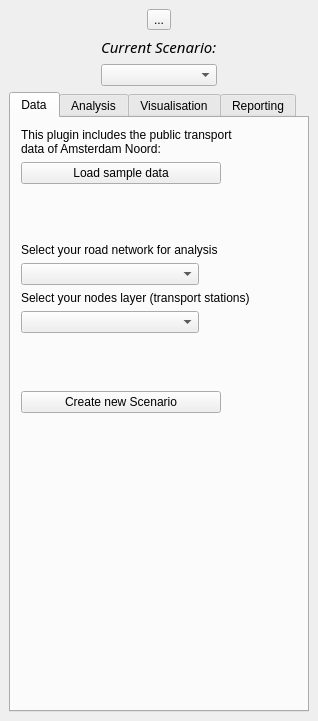
<?xml version="1.0" encoding="UTF-8"?>
<ui version="4.0">
 <class>SpatialDecisionDockWidgetBase</class>
 <widget class="QDockWidget" name="SpatialDecisionDockWidgetBase">
  <property name="geometry">
   <rect>
    <x>0</x>
    <y>0</y>
    <width>318</width>
    <height>721</height>
   </rect>
  </property>
  <property name="sizePolicy">
   <sizepolicy hsizetype="Fixed" vsizetype="Expanding">
    <horstretch>0</horstretch>
    <verstretch>0</verstretch>
   </sizepolicy>
  </property>
  <property name="minimumSize">
   <size>
    <width>300</width>
    <height>503</height>
   </size>
  </property>
  <property name="acceptDrops">
   <bool>false</bool>
  </property>
  <property name="styleSheet">
   <string notr="true">background=rgb(255, 255, 255)</string>
  </property>
  <property name="windowTitle">
   <string>PASCAL</string>
  </property>
  <widget class="QWidget" name="dockWidgetContents">
   <layout class="QVBoxLayout" name="verticalLayout_3">
    <item>
     <layout class="QHBoxLayout" name="horizontalLayout">
      <item>
       <spacer name="horizontalSpacer">
        <property name="orientation">
         <enum>Qt::Horizontal</enum>
        </property>
        <property name="sizeHint" stdset="0">
         <size>
          <width>40</width>
          <height>20</height>
         </size>
        </property>
       </spacer>
      </item>
      <item>
       <widget class="QToolButton" name="bigiconButton">
        <property name="text">
         <string>...</string>
        </property>
        <property name="iconSize">
         <size>
          <width>300</width>
          <height>76</height>
         </size>
        </property>
       </widget>
      </item>
      <item>
       <spacer name="horizontalSpacer_2">
        <property name="orientation">
         <enum>Qt::Horizontal</enum>
        </property>
        <property name="sizeHint" stdset="0">
         <size>
          <width>40</width>
          <height>20</height>
         </size>
        </property>
       </spacer>
      </item>
     </layout>
    </item>
    <item>
     <layout class="QHBoxLayout" name="horizontalLayout_2">
      <item>
       <spacer name="horizontalSpacer_4">
        <property name="orientation">
         <enum>Qt::Horizontal</enum>
        </property>
        <property name="sizeHint" stdset="0">
         <size>
          <width>40</width>
          <height>20</height>
         </size>
        </property>
       </spacer>
      </item>
      <item>
       <layout class="QVBoxLayout" name="verticalLayout_2">
        <item>
         <widget class="QLabel" name="label_2">
          <property name="font">
           <font>
            <family>Trebuchet MS</family>
            <pointsize>11</pointsize>
            <weight>50</weight>
            <italic>true</italic>
            <bold>false</bold>
           </font>
          </property>
          <property name="styleSheet">
           <string notr="true">font: italic 11pt &quot;Trebuchet MS&quot;;
</string>
          </property>
          <property name="text">
           <string>Current Scenario:</string>
          </property>
         </widget>
        </item>
        <item>
         <widget class="QComboBox" name="scenarioCombo">
          <property name="sizePolicy">
           <sizepolicy hsizetype="Expanding" vsizetype="Fixed">
            <horstretch>0</horstretch>
            <verstretch>0</verstretch>
           </sizepolicy>
          </property>
          <property name="styleSheet">
           <string notr="true">font: 9pt &quot;Trebuchet MS&quot;;</string>
          </property>
         </widget>
        </item>
       </layout>
      </item>
      <item>
       <spacer name="horizontalSpacer_3">
        <property name="orientation">
         <enum>Qt::Horizontal</enum>
        </property>
        <property name="sizeHint" stdset="0">
         <size>
          <width>40</width>
          <height>20</height>
         </size>
        </property>
       </spacer>
      </item>
     </layout>
    </item>
    <item>
     <widget class="QTabWidget" name="sampleWidgets">
      <property name="sizePolicy">
       <sizepolicy hsizetype="Ignored" vsizetype="Expanding">
        <horstretch>0</horstretch>
        <verstretch>0</verstretch>
       </sizepolicy>
      </property>
      <property name="minimumSize">
       <size>
        <width>260</width>
        <height>0</height>
       </size>
      </property>
      <property name="styleSheet">
       <string notr="true">font: 9pt &quot;Trebuchet MS&quot;;</string>
      </property>
      <property name="currentIndex">
       <number>0</number>
      </property>
      <widget class="QWidget" name="dataTab">
       <attribute name="title">
        <string>Data</string>
       </attribute>
       <widget class="QWidget" name="layoutWidget">
        <property name="geometry">
         <rect>
          <x>10</x>
          <y>10</y>
          <width>312</width>
          <height>285</height>
         </rect>
        </property>
        <layout class="QVBoxLayout" name="verticalLayout_4">
         <item>
          <widget class="QLabel" name="label_3">
           <property name="sizePolicy">
            <sizepolicy hsizetype="Minimum" vsizetype="Preferred">
             <horstretch>0</horstretch>
             <verstretch>0</verstretch>
            </sizepolicy>
           </property>
           <property name="minimumSize">
            <size>
             <width>300</width>
             <height>0</height>
            </size>
           </property>
           <property name="styleSheet">
            <string notr="true">font: &quot;Trebuchet MS&quot;;</string>
           </property>
           <property name="text">
            <string>&lt;html&gt;&lt;head/&gt;&lt;body&gt;&lt;p&gt;This plugin includes the public transport &lt;br/&gt;data of Amsterdam Noord:&lt;/p&gt;&lt;/body&gt;&lt;/html&gt;</string>
           </property>
          </widget>
         </item>
         <item>
          <widget class="QPushButton" name="loadAmsterdamNoordButton">
           <property name="sizePolicy">
            <sizepolicy hsizetype="Fixed" vsizetype="Fixed">
             <horstretch>0</horstretch>
             <verstretch>0</verstretch>
            </sizepolicy>
           </property>
           <property name="minimumSize">
            <size>
             <width>200</width>
             <height>0</height>
            </size>
           </property>
           <property name="styleSheet">
            <string notr="true">font: 75 bold italic&quot;Trebuchet MS&quot;;</string>
           </property>
           <property name="text">
            <string>Load sample data</string>
           </property>
          </widget>
         </item>
         <item>
          <spacer name="verticalSpacer_2">
           <property name="orientation">
            <enum>Qt::Vertical</enum>
           </property>
           <property name="sizeHint" stdset="0">
            <size>
             <width>20</width>
             <height>28</height>
            </size>
           </property>
          </spacer>
         </item>
         <item>
          <widget class="QLabel" name="label_4">
           <property name="sizePolicy">
            <sizepolicy hsizetype="Minimum" vsizetype="Preferred">
             <horstretch>0</horstretch>
             <verstretch>0</verstretch>
            </sizepolicy>
           </property>
           <property name="styleSheet">
            <string notr="true">font: &quot;Trebuchet MS&quot;;</string>
           </property>
           <property name="text">
            <string>Select your road network for analysis</string>
           </property>
          </widget>
         </item>
         <item>
          <widget class="QComboBox" name="selectNetworkCombo">
           <property name="sizePolicy">
            <sizepolicy hsizetype="Fixed" vsizetype="Fixed">
             <horstretch>0</horstretch>
             <verstretch>0</verstretch>
            </sizepolicy>
           </property>
           <property name="minimumSize">
            <size>
             <width>178</width>
             <height>0</height>
            </size>
           </property>
           <property name="mouseTracking">
            <bool>false</bool>
           </property>
           <property name="acceptDrops">
            <bool>false</bool>
           </property>
           <property name="styleSheet">
            <string notr="true">font: &quot;Trebuchet MS&quot;;</string>
           </property>
           <property name="editable">
            <bool>false</bool>
           </property>
          </widget>
         </item>
         <item>
          <widget class="QLabel" name="label_5">
           <property name="sizePolicy">
            <sizepolicy hsizetype="Minimum" vsizetype="Minimum">
             <horstretch>0</horstretch>
             <verstretch>0</verstretch>
            </sizepolicy>
           </property>
           <property name="styleSheet">
            <string notr="true">font: &quot;Trebuchet MS&quot;;</string>
           </property>
           <property name="text">
            <string>Select your nodes layer (transport stations)</string>
           </property>
          </widget>
         </item>
         <item>
          <widget class="QComboBox" name="selectNodeCombo">
           <property name="sizePolicy">
            <sizepolicy hsizetype="Fixed" vsizetype="Fixed">
             <horstretch>0</horstretch>
             <verstretch>0</verstretch>
            </sizepolicy>
           </property>
           <property name="minimumSize">
            <size>
             <width>178</width>
             <height>0</height>
            </size>
           </property>
           <property name="styleSheet">
            <string notr="true">font: &quot;Trebuchet MS&quot;;</string>
           </property>
          </widget>
         </item>
         <item>
          <spacer name="verticalSpacer_3">
           <property name="orientation">
            <enum>Qt::Vertical</enum>
           </property>
           <property name="sizeHint" stdset="0">
            <size>
             <width>20</width>
             <height>28</height>
            </size>
           </property>
          </spacer>
         </item>
         <item>
          <widget class="QPushButton" name="createScenarioButton">
           <property name="sizePolicy">
            <sizepolicy hsizetype="Fixed" vsizetype="Fixed">
             <horstretch>0</horstretch>
             <verstretch>0</verstretch>
            </sizepolicy>
           </property>
           <property name="minimumSize">
            <size>
             <width>200</width>
             <height>0</height>
            </size>
           </property>
           <property name="styleSheet">
            <string notr="true">font: 75 bold italic &quot;Trebuchet MS&quot;;</string>
           </property>
           <property name="text">
            <string>Create new Scenario</string>
           </property>
          </widget>
         </item>
        </layout>
       </widget>
      </widget>
      <widget class="QWidget" name="analysisTab">
       <attribute name="title">
        <string>Analysis</string>
       </attribute>
       <widget class="QLabel" name="label">
        <property name="geometry">
         <rect>
          <x>15</x>
          <y>268</y>
          <width>16</width>
          <height>16</height>
         </rect>
        </property>
        <property name="text">
         <string/>
        </property>
       </widget>
       <widget class="QWidget" name="layoutWidget">
        <property name="geometry">
         <rect>
          <x>11</x>
          <y>11</y>
          <width>254</width>
          <height>291</height>
         </rect>
        </property>
        <layout class="QVBoxLayout" name="verticalLayout_5">
         <item>
          <layout class="QVBoxLayout" name="verticalLayout_7">
           <item>
            <widget class="QLabel" name="label_10">
             <property name="sizePolicy">
              <sizepolicy hsizetype="Expanding" vsizetype="Preferred">
               <horstretch>0</horstretch>
               <verstretch>0</verstretch>
              </sizepolicy>
             </property>
             <property name="styleSheet">
              <string notr="true">font: 9pt &quot;Trebuchet MS&quot;;</string>
             </property>
             <property name="text">
              <string>&lt;html&gt;&lt;head/&gt;&lt;body&gt;&lt;p&gt;Calculate walking distance from all transport stations&lt;br/&gt;for your current scenario. Est. processing time 30s.&lt;/p&gt;&lt;/body&gt;&lt;/html&gt;</string>
             </property>
            </widget>
           </item>
           <item>
            <layout class="QHBoxLayout" name="horizontalLayout_6">
             <item>
              <widget class="QPushButton" name="stationDistanceButton">
               <property name="sizePolicy">
                <sizepolicy hsizetype="Preferred" vsizetype="Preferred">
                 <horstretch>0</horstretch>
                 <verstretch>0</verstretch>
                </sizepolicy>
               </property>
               <property name="minimumSize">
                <size>
                 <width>0</width>
                 <height>0</height>
                </size>
               </property>
               <property name="styleSheet">
                <string notr="true">font: 9pt &quot;Trebuchet MS&quot;;</string>
               </property>
               <property name="text">
                <string>Create distance layer</string>
               </property>
              </widget>
             </item>
            </layout>
           </item>
          </layout>
         </item>
         <item>
          <spacer name="verticalSpacer">
           <property name="orientation">
            <enum>Qt::Vertical</enum>
           </property>
           <property name="sizeHint" stdset="0">
            <size>
             <width>20</width>
             <height>68</height>
            </size>
           </property>
          </spacer>
         </item>
         <item>
          <layout class="QFormLayout" name="formLayout">
           <item row="0" column="0" colspan="2">
            <widget class="QLabel" name="label_9">
             <property name="sizePolicy">
              <sizepolicy hsizetype="Fixed" vsizetype="Preferred">
               <horstretch>0</horstretch>
               <verstretch>0</verstretch>
              </sizepolicy>
             </property>
             <property name="minimumSize">
              <size>
               <width>250</width>
               <height>0</height>
              </size>
             </property>
             <property name="maximumSize">
              <size>
               <width>16777215</width>
               <height>16777215</height>
              </size>
             </property>
             <property name="font">
              <font>
               <family>Trebuchet MS</family>
               <pointsize>10</pointsize>
               <weight>50</weight>
               <italic>true</italic>
               <bold>false</bold>
              </font>
             </property>
             <property name="styleSheet">
              <string notr="true">font: italic 10pt &quot;Trebuchet MS&quot;;</string>
             </property>
             <property name="text">
              <string>&lt;html&gt;&lt;head/&gt;&lt;body&gt;&lt;p&gt;To add a new node:&lt;/p&gt;&lt;/body&gt;&lt;/html&gt;</string>
             </property>
             <property name="alignment">
              <set>Qt::AlignCenter</set>
             </property>
            </widget>
           </item>
           <item row="2" column="0">
            <widget class="QLabel" name="label_6">
             <property name="text">
              <string>1.</string>
             </property>
            </widget>
           </item>
           <item row="2" column="1">
            <widget class="QComboBox" name="selectTransportCombo">
             <property name="enabled">
              <bool>true</bool>
             </property>
             <property name="sizePolicy">
              <sizepolicy hsizetype="Expanding" vsizetype="Fixed">
               <horstretch>0</horstretch>
               <verstretch>0</verstretch>
              </sizepolicy>
             </property>
             <property name="minimumSize">
              <size>
               <width>0</width>
               <height>0</height>
              </size>
             </property>
             <property name="styleSheet">
              <string notr="true">font: 9pt &quot;Trebuchet MS&quot;;
</string>
             </property>
             <item>
              <property name="text">
               <string>Select mode of transport</string>
              </property>
             </item>
             <item>
              <property name="text">
               <string>bus</string>
              </property>
             </item>
             <item>
              <property name="text">
               <string>tram</string>
              </property>
             </item>
             <item>
              <property name="text">
               <string>rail</string>
              </property>
             </item>
             <item>
              <property name="text">
               <string>metro</string>
              </property>
             </item>
             <item>
              <property name="text">
               <string>ferry</string>
              </property>
             </item>
            </widget>
           </item>
           <item row="4" column="0">
            <widget class="QLabel" name="label_7">
             <property name="text">
              <string>2.</string>
             </property>
            </widget>
           </item>
           <item row="4" column="1">
            <widget class="QLineEdit" name="stopNameEdit">
             <property name="sizePolicy">
              <sizepolicy hsizetype="Expanding" vsizetype="Fixed">
               <horstretch>0</horstretch>
               <verstretch>0</verstretch>
              </sizepolicy>
             </property>
             <property name="minimumSize">
              <size>
               <width>200</width>
               <height>0</height>
              </size>
             </property>
             <property name="styleSheet">
              <string notr="true">font: 9pt &quot;Trebuchet MS&quot;;</string>
             </property>
             <property name="text">
              <string>&lt;Enter name of node&gt;</string>
             </property>
            </widget>
           </item>
           <item row="6" column="0">
            <widget class="QLabel" name="label_8">
             <property name="text">
              <string>3.</string>
             </property>
            </widget>
           </item>
           <item row="6" column="1">
            <widget class="QPushButton" name="addNodesButton">
             <property name="sizePolicy">
              <sizepolicy hsizetype="Expanding" vsizetype="Preferred">
               <horstretch>0</horstretch>
               <verstretch>0</verstretch>
              </sizepolicy>
             </property>
             <property name="minimumSize">
              <size>
               <width>0</width>
               <height>0</height>
              </size>
             </property>
             <property name="styleSheet">
              <string notr="true">font: 9pt &quot;Trebuchet MS&quot;;</string>
             </property>
             <property name="text">
              <string>Add Node</string>
             </property>
            </widget>
           </item>
           <item row="3" column="1">
            <widget class="QCheckBox" name="visibilityCheckBox">
             <property name="sizePolicy">
              <sizepolicy hsizetype="Expanding" vsizetype="Fixed">
               <horstretch>0</horstretch>
               <verstretch>0</verstretch>
              </sizepolicy>
             </property>
             <property name="minimumSize">
              <size>
               <width>200</width>
               <height>0</height>
              </size>
             </property>
             <property name="layoutDirection">
              <enum>Qt::LeftToRight</enum>
             </property>
             <property name="styleSheet">
              <string notr="true">font: 9pt &quot;Trebuchet MS&quot;;</string>
             </property>
             <property name="text">
              <string>Show me all nodes and road types</string>
             </property>
            </widget>
           </item>
          </layout>
         </item>
        </layout>
       </widget>
      </widget>
      <widget class="QWidget" name="tab">
       <property name="sizePolicy">
        <sizepolicy hsizetype="Fixed" vsizetype="Preferred">
         <horstretch>0</horstretch>
         <verstretch>0</verstretch>
        </sizepolicy>
       </property>
       <attribute name="title">
        <string>Visualisation</string>
       </attribute>
       <widget class="QWidget" name="layoutWidget">
        <property name="geometry">
         <rect>
          <x>11</x>
          <y>11</y>
          <width>264</width>
          <height>291</height>
         </rect>
        </property>
        <layout class="QVBoxLayout" name="verticalLayout_11">
         <item>
          <layout class="QVBoxLayout" name="verticalLayout_9">
           <item>
            <layout class="QVBoxLayout" name="verticalLayout_8">
             <item>
              <widget class="QLabel" name="label_12">
               <property name="sizePolicy">
                <sizepolicy hsizetype="Expanding" vsizetype="Preferred">
                 <horstretch>0</horstretch>
                 <verstretch>0</verstretch>
                </sizepolicy>
               </property>
               <property name="text">
                <string>&lt;html&gt;&lt;head/&gt;&lt;body&gt;&lt;p&gt;Visualize station distance of your current scenario&lt;/p&gt;&lt;/body&gt;&lt;/html&gt;</string>
               </property>
              </widget>
             </item>
             <item>
              <widget class="QSlider" name="stationDistanceSlider">
               <property name="sizePolicy">
                <sizepolicy hsizetype="MinimumExpanding" vsizetype="Fixed">
                 <horstretch>0</horstretch>
                 <verstretch>0</verstretch>
                </sizepolicy>
               </property>
               <property name="minimumSize">
                <size>
                 <width>239</width>
                 <height>0</height>
                </size>
               </property>
               <property name="maximum">
                <number>2000</number>
               </property>
               <property name="sliderPosition">
                <number>500</number>
               </property>
               <property name="orientation">
                <enum>Qt::Horizontal</enum>
               </property>
               <property name="tickPosition">
                <enum>QSlider::TicksAbove</enum>
               </property>
               <property name="tickInterval">
                <number>100</number>
               </property>
              </widget>
             </item>
             <item>
              <layout class="QHBoxLayout" name="horizontalLayout_3">
               <item>
                <spacer name="horizontalSpacer_5">
                 <property name="orientation">
                  <enum>Qt::Horizontal</enum>
                 </property>
                 <property name="sizeHint" stdset="0">
                  <size>
                   <width>40</width>
                   <height>20</height>
                  </size>
                 </property>
                </spacer>
               </item>
               <item>
                <layout class="QVBoxLayout" name="verticalLayout_6">
                 <item>
                  <widget class="QLabel" name="label_11">
                   <property name="text">
                    <string>&lt;html&gt;&lt;head/&gt;&lt;body&gt;&lt;p align=&quot;center&quot;&gt;Distance in meters:&lt;/p&gt;&lt;/body&gt;&lt;/html&gt;</string>
                   </property>
                  </widget>
                 </item>
                 <item alignment="Qt::AlignLeft">
                  <widget class="QLineEdit" name="sliderValue">
                   <property name="sizePolicy">
                    <sizepolicy hsizetype="Fixed" vsizetype="Preferred">
                     <horstretch>0</horstretch>
                     <verstretch>0</verstretch>
                    </sizepolicy>
                   </property>
                   <property name="minimumSize">
                    <size>
                     <width>0</width>
                     <height>22</height>
                    </size>
                   </property>
                   <property name="text">
                    <string>500</string>
                   </property>
                   <property name="alignment">
                    <set>Qt::AlignCenter</set>
                   </property>
                  </widget>
                 </item>
                </layout>
               </item>
               <item>
                <spacer name="horizontalSpacer_6">
                 <property name="orientation">
                  <enum>Qt::Horizontal</enum>
                 </property>
                 <property name="sizeHint" stdset="0">
                  <size>
                   <width>40</width>
                   <height>20</height>
                  </size>
                 </property>
                </spacer>
               </item>
              </layout>
             </item>
            </layout>
           </item>
           <item>
            <widget class="QCheckBox" name="distanceVisiblecheckBox">
             <property name="text">
              <string>Show distance layer of current sceario</string>
             </property>
             <property name="checked">
              <bool>true</bool>
             </property>
            </widget>
           </item>
          </layout>
         </item>
         <item>
          <spacer name="verticalSpacer_4">
           <property name="orientation">
            <enum>Qt::Vertical</enum>
           </property>
           <property name="sizeHint" stdset="0">
            <size>
             <width>20</width>
             <height>20</height>
            </size>
           </property>
          </spacer>
         </item>
         <item>
          <layout class="QVBoxLayout" name="verticalLayout_10">
           <item>
            <widget class="QLabel" name="label_13">
             <property name="text">
              <string>Select a demographic data layer:</string>
             </property>
            </widget>
           </item>
           <item>
            <widget class="QComboBox" name="dataLayerCombo">
             <item>
              <property name="text">
               <string>None</string>
              </property>
             </item>
             <item>
              <property name="text">
               <string>Population</string>
              </property>
             </item>
             <item>
              <property name="text">
               <string>Population Density</string>
              </property>
             </item>
             <item>
              <property name="text">
               <string>Cars per household</string>
              </property>
             </item>
             <item>
              <property name="text">
               <string>Elderly 65+</string>
              </property>
             </item>
            </widget>
           </item>
          </layout>
         </item>
         <item>
          <spacer name="verticalSpacer_5">
           <property name="orientation">
            <enum>Qt::Vertical</enum>
           </property>
           <property name="sizeHint" stdset="0">
            <size>
             <width>20</width>
             <height>20</height>
            </size>
           </property>
          </spacer>
         </item>
         <item>
          <widget class="QPushButton" name="screenshotButton">
           <property name="text">
            <string>Make Screenshot Map</string>
           </property>
          </widget>
         </item>
        </layout>
       </widget>
      </widget>
      <widget class="QWidget" name="visualisationTab">
       <attribute name="title">
        <string>Reporting</string>
       </attribute>
       <layout class="QVBoxLayout" name="verticalLayout">
        <item>
         <widget class="QTabWidget" name="tabWidget">
          <property name="sizePolicy">
           <sizepolicy hsizetype="Expanding" vsizetype="Expanding">
            <horstretch>0</horstretch>
            <verstretch>0</verstretch>
           </sizepolicy>
          </property>
          <property name="minimumSize">
           <size>
            <width>269</width>
            <height>0</height>
           </size>
          </property>
          <property name="styleSheet">
           <string notr="true"/>
          </property>
          <property name="currentIndex">
           <number>0</number>
          </property>
          <widget class="QWidget" name="tab_2">
           <attribute name="title">
            <string>Maximum Distance(m)</string>
           </attribute>
           <layout class="QGridLayout" name="gridLayout_3">
            <item row="0" column="0">
             <widget class="QTableWidget" name="statistics1Table">
              <property name="sizePolicy">
               <sizepolicy hsizetype="Expanding" vsizetype="Expanding">
                <horstretch>0</horstretch>
                <verstretch>0</verstretch>
               </sizepolicy>
              </property>
              <property name="styleSheet">
               <string notr="true"/>
              </property>
             </widget>
            </item>
           </layout>
          </widget>
          <widget class="QWidget" name="tab_3">
           <property name="sizePolicy">
            <sizepolicy hsizetype="Fixed" vsizetype="Preferred">
             <horstretch>0</horstretch>
             <verstretch>0</verstretch>
            </sizepolicy>
           </property>
           <attribute name="title">
            <string>Average Distance(m)</string>
           </attribute>
           <layout class="QGridLayout" name="gridLayout_2">
            <item row="0" column="0">
             <widget class="QTableWidget" name="statistics2Table">
              <property name="sizePolicy">
               <sizepolicy hsizetype="Expanding" vsizetype="Expanding">
                <horstretch>0</horstretch>
                <verstretch>0</verstretch>
               </sizepolicy>
              </property>
             </widget>
            </item>
           </layout>
          </widget>
         </widget>
        </item>
        <item>
         <widget class="QPushButton" name="saveStatisticsButton">
          <property name="text">
           <string>Save Statistics</string>
          </property>
         </widget>
        </item>
       </layout>
      </widget>
     </widget>
    </item>
   </layout>
  </widget>
 </widget>
 <tabstops>
  <tabstop>selectNetworkCombo</tabstop>
  <tabstop>selectNodeCombo</tabstop>
  <tabstop>createScenarioButton</tabstop>
  <tabstop>stationDistanceButton</tabstop>
  <tabstop>selectTransportCombo</tabstop>
  <tabstop>stopNameEdit</tabstop>
  <tabstop>stationDistanceSlider</tabstop>
  <tabstop>sliderValue</tabstop>
  <tabstop>statistics1Table</tabstop>
  <tabstop>statistics2Table</tabstop>
 </tabstops>
 <resources/>
 <connections/>
</ui>
